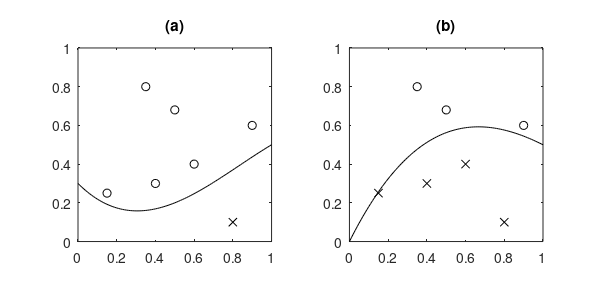

Write the MATLAB code that produced this figure.
function dichotomy_figure

% DICHOTOMY_FIGURE draw a figure showing a dichotomy

% dichotomy_figure.m
% Jeremy Barnes, 27/5/1999
% $Id$

y_data = [0.1 0.3 0.4 0.6 0.8 0.25 0.68];
x_data = [0.8 0.4 0.6 0.9 0.35 0.15 0.5];

x_points = linspace(0, 1, 101);


figure(1);  clf;
subplot(1, 2, 1);

plot(x_points, func1(x_points), 'k-');
hold on;

index = find(y_data > func1(x_data));
plot(x_data(index), y_data(index), 'ko');

index = find(y_data <= func1(x_data));
plot(x_data(index), y_data(index), 'kx');

axis equal;
axis([0 1 0 1]);
title('(a)');



subplot(1, 2, 2);

plot(x_points, func2(x_points), 'k-');
hold on;
index = find(y_data > func2(x_data));
plot(x_data(index), y_data(index), 'ko');

index = find(y_data <= func2(x_data));
plot(x_data(index), y_data(index), 'kx');


axis equal;
axis([0 1 0 1]);
title('(b)');


set(1, 'PaperUnits', 'inches', 'PaperPosition', [0 0 6 3]);
print -deps e:\Uni\engn4000\Thesis\figures\dichotomy.eps



function y = func1(x)

coeff = [-0.8 2 -1 0.3];

y = polyval(coeff, x);



function y = func2(x)

coeff = [0.5 -2 2 0];

y = polyval(coeff, x);

